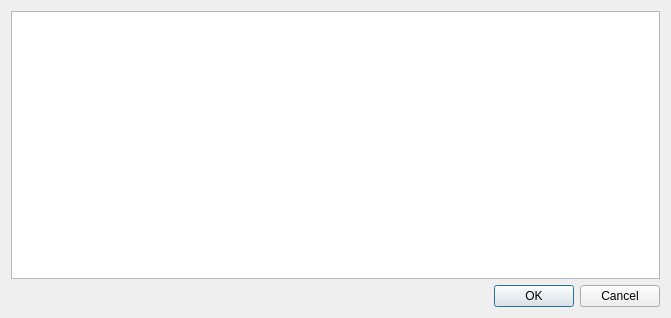
<?xml version="1.0" encoding="UTF-8"?>
<ui version="4.0">
 <class>CsvImportDialog</class>
 <widget class="QDialog" name="CsvImportDialog">
  <property name="geometry">
   <rect>
    <x>0</x>
    <y>0</y>
    <width>671</width>
    <height>318</height>
   </rect>
  </property>
  <property name="windowTitle">
   <string>CSV Import</string>
  </property>
  <property name="sizeGripEnabled">
   <bool>false</bool>
  </property>
  <layout class="QVBoxLayout" name="verticalLayout">
   <item>
    <widget class="QTableView" name="tableView"/>
   </item>
   <item>
    <widget class="QDialogButtonBox" name="buttonBox">
     <property name="orientation">
      <enum>Qt::Horizontal</enum>
     </property>
     <property name="standardButtons">
      <set>QDialogButtonBox::Cancel|QDialogButtonBox::Ok</set>
     </property>
    </widget>
   </item>
  </layout>
 </widget>
 <resources/>
 <connections>
  <connection>
   <sender>buttonBox</sender>
   <signal>accepted()</signal>
   <receiver>CsvImportDialog</receiver>
   <slot>accept()</slot>
   <hints>
    <hint type="sourcelabel">
     <x>248</x>
     <y>254</y>
    </hint>
    <hint type="destinationlabel">
     <x>157</x>
     <y>274</y>
    </hint>
   </hints>
  </connection>
  <connection>
   <sender>buttonBox</sender>
   <signal>rejected()</signal>
   <receiver>CsvImportDialog</receiver>
   <slot>reject()</slot>
   <hints>
    <hint type="sourcelabel">
     <x>316</x>
     <y>260</y>
    </hint>
    <hint type="destinationlabel">
     <x>286</x>
     <y>274</y>
    </hint>
   </hints>
  </connection>
 </connections>
</ui>
